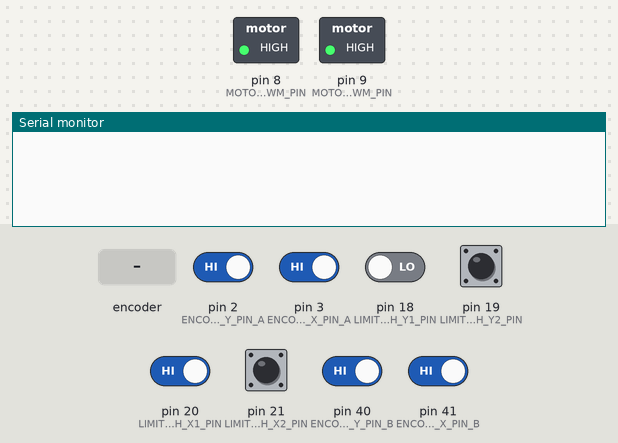
Bench run of a sketch on a simulated Arduino Mega 2560, built with avr-gcc and run on an emulated ATmega2560. Shown: switched loads named in the sketch (green lamp = pin HIGH), the last lines printed to the serial monitor. Inputs (shaded band) come from the test bench; at power-on: pin 2 (ENCODER_Y_PIN_A), pin 3 (ENCODER_X_PIN_A), pin 20 (LIMIT_SWITCH_X1_PIN), pin 40 (ENCODER_Y_PIN_B), pin 41 (ENCODER_X_PIN_B) HIGH, pin 18 (LIMIT_SWITCH_Y1_PIN), pin 19 (LIMIT_SWITCH_Y2_PIN), pin 21 (LIMIT_SWITCH_X2_PIN) LOW.

Above: at 0.8 s.
0.9 s: pin 18 (LIMIT_SWITCH_Y1_PIN) driven HIGH and pin 20 (LIMIT_SWITCH_X1_PIN) driven LOW
At 1.8 s:
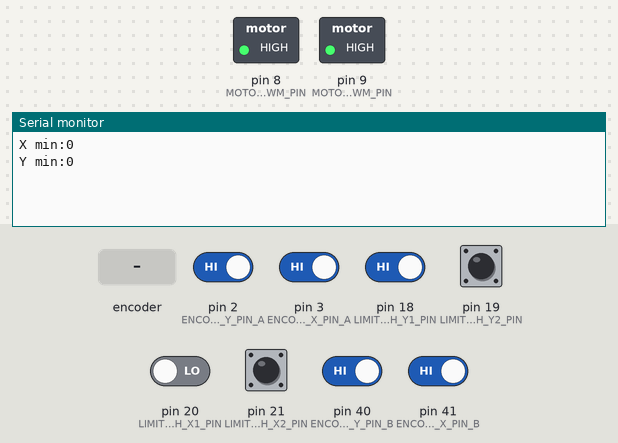
2.4 s: pin 19 (LIMIT_SWITCH_Y2_PIN) pulled HIGH for 0.15 s
At 3.3 s:
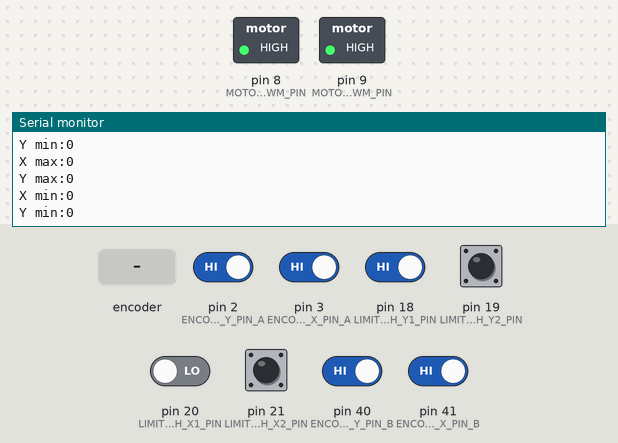
4.0 s: pin 3 (ENCODER_X_PIN_A) driven LOW and pin 19 (LIMIT_SWITCH_Y2_PIN) driven HIGH
At 5.0 s:
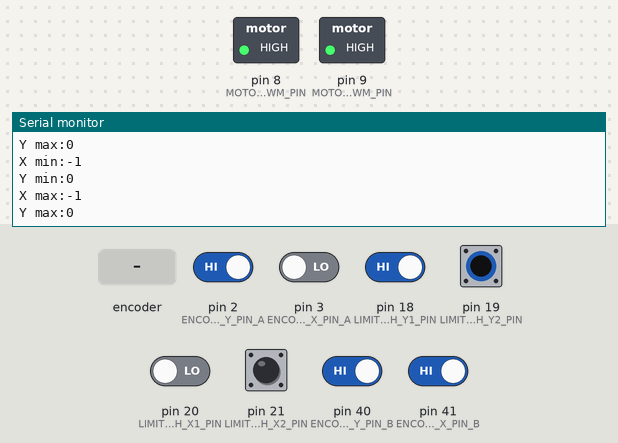

The sketch:

alltest.ino
```cpp
#include <EEPROM.h>

#define MANUAL_MODE              100
#define AUTOMATIC_MODE           200

#define CLOCKWISE                1
#define COUNTER_CLOCKWISE       -1
#define MOTOR_X                  15
#define MOTOR_Y                  16
#define MOTOR_X_Y                17
#define DIRECTION_PLUS           50
#define DIRECTION_MINUS          51

#define STOP                     0
#define IMERGENCY_STOP           1
#define MOVE_TO_INITIAL_POSITION 2
#define MOVING_TO_NEXT_TILE      3
#define FOCUS_LENSE              4

#define MOTOR_X_PIN_1            22
#define MOTOR_X_PIN_2            23
#define MOTOR_X_PWM_PIN          8
#define MOTOR_Y_PWM_PIN          9

#define MOTOR_X_PWM              255
#define MOTOR_Y_PWM              255

#define MOTOR_Y_PIN_1            24
#define MOTOR_Y_PIN_2            25

#define ENCODER_X_PIN_A          3
#define ENCODER_X_PIN_B          41
#define ENCODER_Y_PIN_A          2
#define ENCODER_Y_PIN_B          40

#define LIMIT_SWITCH_X1_PIN      20 //int.3
#define LIMIT_SWITCH_X2_PIN      21 //int.2
#define LIMIT_SWITCH_Y1_PIN      18 //int.5
#define LIMIT_SWITCH_Y2_PIN      19 //int.4

/*STATUS CODES*/
#define SUCCESS                  300
#define FAILED                   505

int current_motor_x_direction       = -1;
int current_motor_y_direction       = -1;

volatile int encoder_x_position      = 0;
volatile int encoder_y_position      = 0;

int horizontal_block_length = 0;
int vertical_block_length   = 0;

int current_tile_position   = -1;
int motor                   = MOTOR_X;
int _direction              = CLOCKWISE;
int steps                   = 200;

int addr                    = 0;
int operation_status        = FAILED;
String responce             = "";

int motorPin[]={8,9,10,11,44,45,46,47}; // x,y stepper pins
int mode =-1,command=-1,opt1=-1,opt2=-1,opt3=-1;
int uX1value = 0, uX2value = 0, uY1value = 0, uY2value = 0;

int inByte  = -1;
volatile int reachedX1 = 0, reachedX2 = 0, reachedY1 = 0, reachedY2 = 0;

int limit_x1 = 1, limit_y1 = 0;
int limit_x2 = 1, limit_y2 = 0;

void setup() {
   Serial.begin(9600);
   analogWrite(MOTOR_X_PWM_PIN,MOTOR_X_PWM);
   analogWrite(MOTOR_Y_PWM_PIN,MOTOR_Y_PWM);
   stopMotors(MOTOR_X_Y);

   moveMotor(MOTOR_X,DIRECTION_MINUS);
   moveMotor(MOTOR_Y,DIRECTION_MINUS);

   while(limit_x1 || !limit_y1){
    if(limit_x1 == 0)
     stopMotors(MOTOR_X);
    if(limit_y1 == 1)
     stopMotors(MOTOR_Y);
    limit_x1 =  digitalRead(LIMIT_SWITCH_X1_PIN);
    limit_y1 =  digitalRead(LIMIT_SWITCH_Y1_PIN);
   }
   limit_x1 = 1; limit_y1 = 0;
   stopMotors(MOTOR_X_Y);

   pinMode (ENCODER_X_PIN_A,INPUT);
   digitalWrite(ENCODER_X_PIN_A, HIGH);
   pinMode (ENCODER_X_PIN_B,INPUT);
   digitalWrite(ENCODER_X_PIN_B, HIGH);

   attachInterrupt(1, doEncoderX, CHANGE); // x encoder

   pinMode (ENCODER_Y_PIN_A,INPUT);
   digitalWrite(ENCODER_Y_PIN_A, HIGH);
   pinMode (ENCODER_Y_PIN_B,INPUT);
   digitalWrite(ENCODER_Y_PIN_B, HIGH);

   attachInterrupt(0, doEncoderY, CHANGE); // y encoder

   Serial.print("X min:"); Serial.println(encoder_x_position);
   Serial.print("Y min:"); Serial.println(encoder_y_position);

   moveMotor(MOTOR_X,DIRECTION_PLUS);
   moveMotor(MOTOR_Y,DIRECTION_PLUS);

   while(limit_x2 || !limit_y2){
    if(limit_x2 == 0)
     stopMotors(MOTOR_X);
    if(limit_y2 == 1)
      stopMotors(MOTOR_Y);
    limit_x2 =  digitalRead(LIMIT_SWITCH_X2_PIN);
    limit_y2 =  digitalRead(LIMIT_SWITCH_Y2_PIN);
   }
   stopMotors(MOTOR_X_Y);
   limit_x2 = 1; limit_y2 = 0;
   Serial.print("X max:"); Serial.println(encoder_x_position);
   Serial.print("Y max:"); Serial.println(encoder_y_position);
//
//   //attachInterrupt(2, stopX2, CHANGE);
//   //attachInterrupt(3, stopX1, CHANGE);
//   //attachInterrupt(4, stopY2, RISING);
//   //attachInterrupt(5, stopY1, RISING);
//}
//
}

void loop()
{
  limit_x1 = 1; limit_y1 = 0;
  moveMotor(MOTOR_X,DIRECTION_MINUS);
  moveMotor(MOTOR_Y,DIRECTION_MINUS);

   while(limit_x1 || !limit_y1){
    if(limit_x1 == 0)
     stopMotors(MOTOR_X);
    if(limit_y1 == 1)
     stopMotors(MOTOR_Y);
    limit_x1 =  digitalRead(LIMIT_SWITCH_X1_PIN);
    limit_y1 =  digitalRead(LIMIT_SWITCH_Y1_PIN);
   }
   stopMotors(MOTOR_X_Y);

   Serial.print("X min:"); Serial.println(encoder_x_position);
   Serial.print("Y min:"); Serial.println(encoder_y_position);


   moveMotor(MOTOR_X,DIRECTION_PLUS);
   moveMotor(MOTOR_Y,DIRECTION_PLUS);

   limit_x2 = 1; limit_y2 = 0;
   while(limit_x2 || !limit_y2){
    if(limit_x2 == 0)
     stopMotors(MOTOR_X);
    if(limit_y2 == 1)
      stopMotors(MOTOR_Y);
    limit_x2 =  digitalRead(LIMIT_SWITCH_X2_PIN);
    limit_y2 =  digitalRead(LIMIT_SWITCH_Y2_PIN);
   }
   stopMotors(MOTOR_X_Y);

   Serial.print("X max:"); Serial.println(encoder_x_position);
   Serial.print("Y max:"); Serial.println(encoder_y_position);

  /*if (Serial.available()){
    inByte = Serial.read();
    Serial.println(inByte);
    if(inByte==49){
      Serial.println("x_plus");
      moveMotor(MOTOR_X,DIRECTION_PLUS);
    }
    else if(inByte==50){
       Serial.println("x_minus");
      moveMotor(MOTOR_X,DIRECTION_MINUS);
    }
    else if(inByte==51){
          Serial.println("y_plus");
      moveMotor(MOTOR_Y,DIRECTION_PLUS);
    }
    else if(inByte==52){
          Serial.println("y_minus");
      moveMotor(MOTOR_Y,DIRECTION_MINUS);
    }
    else
    {
      stopMotors(MOTOR_X_Y);
    }
  }

  if (Serial.available() > 0) {
   mode    = Serial.parseInt();
   command = Serial.parseInt();
   opt1    = Serial.parseInt();
   opt2    = Serial.parseInt();
   opt3    = Serial.parseInt();

   if (Serial.read() == '\n') {
     Serial.print(mode, DEC);
     Serial.print(command, DEC);
     Serial.println(opt1, DEC);
   }
 }

 switch (mode)
 {
   case MANUAL_MODE:
        switch(command){
           case STOP:
             stopMotors(0);
             break;
           case IMERGENCY_STOP:
             stopMotors(0);
             break;
           case MOVE_TO_INITIAL_POSITION:
             if(reachedX1)
               stopMotors(MOTOR_X);
             else
               moveMotor(MOTOR_X,DIRECTION_MINUS);

             if(reachedY1)
               stopMotors(MOTOR_Y);
             else
               moveMotor(MOTOR_Y,DIRECTION_MINUS);

             if(reachedX1 && reachedY1)
             {
               encoder_x_position = 0;
               encoder_x_position = 0;
               operation_status = SUCCESS;
               command = MOVING_TO_NEXT_TILE;
             }
             break;
           case MOVING_TO_NEXT_TILE:
               moveMotorSteps(motor,_direction,steps);
             break;
           case FOCUS_LENSE:
               doFocus(_direction,steps);
             break;
        }
     break;
   case AUTOMATIC_MODE:
     switch(command){
       case STOP:
         stopMotors(0);
         break;
       case IMERGENCY_STOP:
         stopMotors(0);
         break;
       case MOVE_TO_INITIAL_POSITION:
         if(reachedX1)
               stopMotors(MOTOR_X);
         if(reachedY1)
           stopMotors(MOTOR_Y);
         if(reachedX1 && reachedY1)
         {
           operation_status = SUCCESS;
           command = MOVE_TO_INITIAL_POSITION;
         }
         break;
       case MOVING_TO_NEXT_TILE:
           moveMotorSteps(motor,_direction,steps);
         break;
       case FOCUS_LENSE:
           doFocus(_direction,steps);
         break;
     }
     sendResponce();
     operation_status = FAILED;
     break;
 }*/
}

void initializeToZero()
{
    moveMotor(MOTOR_X,DIRECTION_MINUS);
    moveMotor(MOTOR_Y,DIRECTION_MINUS);
}

void moveMotorSteps(int motor,int _direction,int steps)
{
  switch (motor){
    case MOTOR_X:
      stopMotors(0);
      break;
    case MOTOR_Y:
      stopMotors(0);
      break;
  }
}

void moveMotor(int motor,int _direction)
{
    switch (motor){
    case MOTOR_X:
       switch(_direction){
           case DIRECTION_PLUS :
             digitalWrite(MOTOR_X_PIN_1,HIGH);
             digitalWrite(MOTOR_X_PIN_2,LOW);
             break;
           case DIRECTION_MINUS:
             digitalWrite(MOTOR_X_PIN_1,LOW);
             digitalWrite(MOTOR_X_PIN_2,HIGH);
             break;
       }
      break;
    case MOTOR_Y:
      switch(_direction){
           case DIRECTION_PLUS :
             digitalWrite(MOTOR_Y_PIN_1,LOW);
             digitalWrite(MOTOR_Y_PIN_2,HIGH);
             break;
           case DIRECTION_MINUS:
             digitalWrite(MOTOR_Y_PIN_1,HIGH);
             digitalWrite(MOTOR_Y_PIN_2,LOW);
             break;
       }
      break;
  }
}

void sendResponce()
{
  responce = operation_status+":";
  responce += command+":";
  Serial.print(responce);
}

void doFocus(int _direction,int steps)
{
  //TODO: program z-axis
}

void initializeTo(int blockNo)
{

}

void stopMotors(int motor){
  switch(motor){
    case MOTOR_X:
      digitalWrite(MOTOR_X_PIN_1,LOW);
      digitalWrite(MOTOR_X_PIN_2,LOW);
      break;
    case MOTOR_Y:
      digitalWrite(MOTOR_Y_PIN_1,LOW);
      digitalWrite(MOTOR_Y_PIN_2,LOW);
      break;
    case MOTOR_X_Y:

    default://stop both  motors
      digitalWrite(MOTOR_X_PIN_1,LOW);
      digitalWrite(MOTOR_X_PIN_2,LOW);
      digitalWrite(MOTOR_Y_PIN_1,LOW);
      digitalWrite(MOTOR_Y_PIN_2,LOW);
      break;
  }
}

void doEncoderX()
{
   if (digitalRead(ENCODER_X_PIN_A) == digitalRead(ENCODER_X_PIN_B)) {
    encoder_x_position++;
    current_motor_x_direction = DIRECTION_PLUS;
  } else {
    encoder_x_position--;
    current_motor_x_direction = DIRECTION_MINUS;
  }
}

void doEncoderY(){
 if (digitalRead(ENCODER_Y_PIN_A) == digitalRead(ENCODER_Y_PIN_B)) {
    encoder_y_position++;
    current_motor_y_direction = DIRECTION_PLUS;
  } else {
    encoder_y_position--;
    current_motor_y_direction = DIRECTION_MINUS;
  }
}

void stopX1()
{
  reachedX1 = 1;
  stopMotors(MOTOR_X);
//  Serial.println("x1 changed");
}

void stopX2(){
    reachedX2 = 1;
    stopMotors(MOTOR_X);
   // Serial.println("x2 changed");
}

void stopY1(){
    reachedY1 = 1;
    stopMotors(MOTOR_Y);
   // Serial.println("y1 changed");
}

void stopY2(){
  reachedY2 = 1;
  stopMotors(MOTOR_Y);
 // Serial.println("y2 changed");
}

void writeStatusToEEPROM()
{
    EEPROM.write(addr, current_tile_position);
}
```

Measured:
- after the input at 0.9 s, the serial monitor: prints a new line at once (image 1)
- after the input at 2.4 s, the serial monitor: prints a new line at once (image 2)
- after the input at 4.0 s, the serial monitor: prints a new line at once (image 3)
